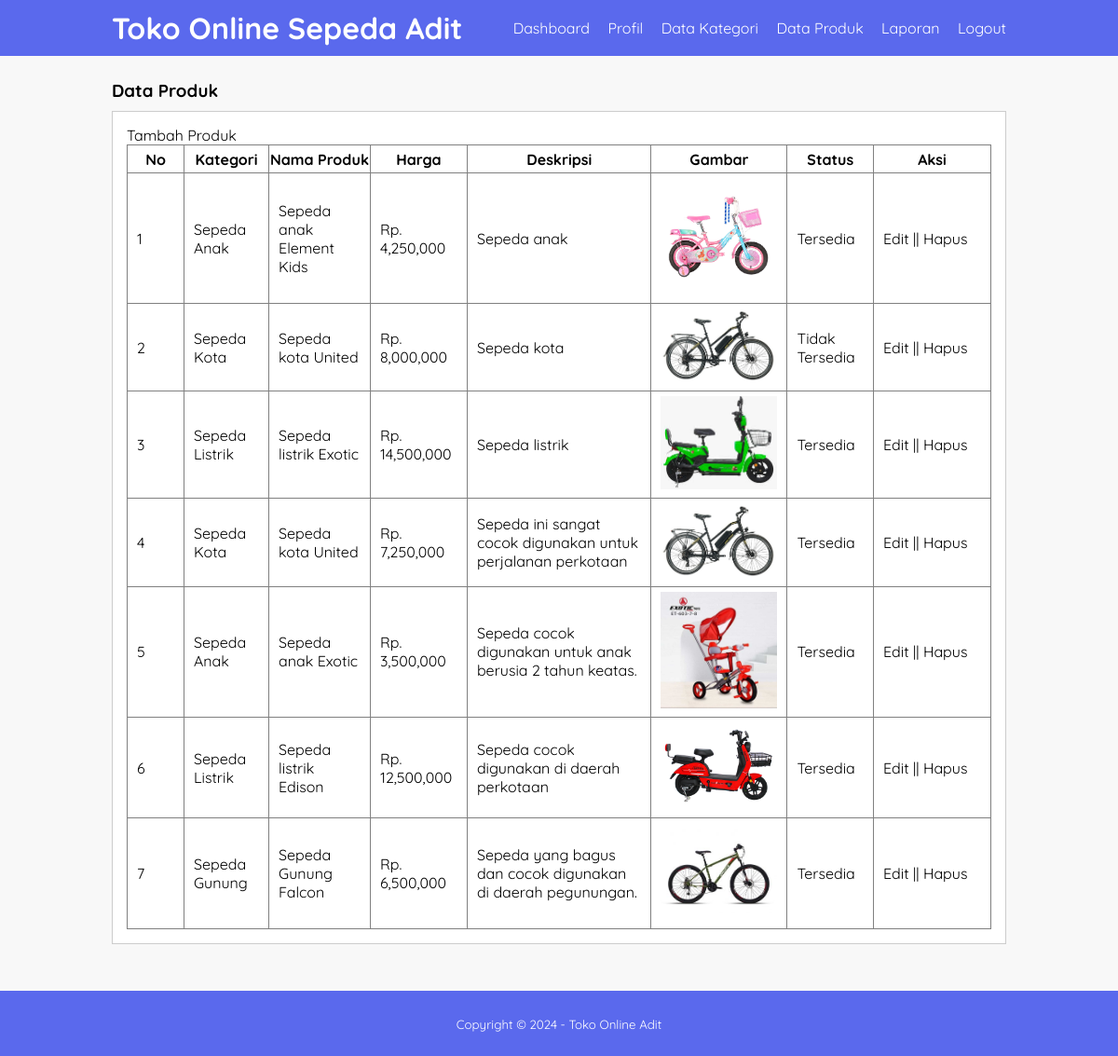
Page /data-produk.php (signed in) on the committed database.
### tables this page shows
CREATE TABLE `tb_product` (
  `product_id` int(11) NOT NULL,
  `category_id` int(11) NOT NULL,
  `product_name` varchar(100) NOT NULL,
  `product_price` int(11) NOT NULL,
  `product_description` text NOT NULL,
  `product_image` varchar(100) NOT NULL,
  `product_status` tinyint(1) NOT NULL,
  `date_created` timestamp NOT NULL DEFAULT current_timestamp()
);

CREATE TABLE `tb_category` (
  `category_id` int(11) NOT NULL,
  `category_name` varchar(25) NOT NULL
);

### data-produk.php (the view, shortened to what this page needs)
<?php
	include 'database.php';
?>
<!DOCTYPE html>
<html>
<head>
	<link rel="stylesheet" type="text/css" href="css/style.css">
</head>
<body>
	<header>
		<div class="container">
			<h1><a href="dashboard.php">Toko Online Sepeda Adit</a></h1>
			<ul>
				<li><a href="dashboard.php">Dashboard</a></li>
				<li><a href="profile.php">Profil</a></li>
				<li><a href="data-kategori.php">Data Kategori</a></li>
				<li><a href="data-produk.php">Data Produk</a></li>
				<li><a href="laporan.php">Laporan</a></li>
				<li><a href="logout.php">Logout</a></li>
			</ul>
		</div>
	</header>
	<div class="section">
		<div class="container">
			<h3>Data Produk</h3>
			<div class="box">
				<p><a href="tambah-produk.php">Tambah Produk</a></p>
				<table border="1" cellspacing="0" class="table">
					<thead>
						<tr>
							<th width="60px">No</th>
							<th>Kategori</th>
							<th>Nama Produk</th>
							<th>Harga</th>
							<th>Deskripsi</th>
							<th>Gambar</th>
							<th>Status</th>
							<th width="125px">Aksi</th>
						</tr>
					</thead>
					<tbody>
						<?php
							$no = 1;
							$produk = mysqli_query($conn, "SELECT * FROM tb_product LEFT JOIN tb_category USING (category_id) ORDER BY product_id DESC");
							if(mysqli_num_rows($produk) > 0){
							while($row = mysqli_fetch_array($produk)){
						?>
						<tr>
							<td><?php echo $no++ ?></td>
							<td><?php echo $row['category_name'] ?></td>
							<td><?php echo $row['product_name'] ?></td>
							<td>Rp. <?php echo number_format($row['product_price']) ?></td>
							<td><?php echo $row['product_description'] ?></td>
							<td><a href="produk/<?php echo $row['product_image'] ?>" target="_blank"> <img src="produk/<?php echo $row['product_image'] ?>" width="125px"></td>
							<td><?php echo ($row['product_status'] == 0)? 'Tidak Tersedia':'Tersedia'; ?></td>
							<td>
								<a href="edit-produk.php?id=<?php echo $row['product_id'] ?>">Edit</a> || <a href="proses-hapus1.php?idp=<?php echo $row['product_id'] ?>"  onclick="return confirm('Yakin ingin hapus')">Hapus</a>
							</td>
						</tr>
						<?php }}else{ ?>
							<tr>
								<td colspan="8">Tidak ada data</td>
							</tr>
						<?php } ?>
					</tbody>
				</table>
			</div>
		</div>
	</div>
	<footer>
		<div class="container">
			<small>Copyright &copy; 2024 - Toko Online Adit</small>
		</div>
	</footer>
</body>
</html>

### css/style.css (style rules this page uses)
* { padding: 0px; margin: 0px; font-family: 'Quicksand', sans-serif; }
body { background-color: #F8F8F8; }
a { color: inherit; text-decoration: none; }
header { background-color: #5A69ED; color: #FFF }
header h1 { float: left; padding: 10px 0; }
header ul { float: right; }
header ul li { display: inline-block; }
header ul li a { padding: 20px 0 20px 15px; display: inline-block; }
footer { padding: 25px 0; background-color: #5A69ED; color: #FFF; text-align: center; }
.container { width: 80%; margin: 0 auto; }
.container:after { content: ''; display: block; clear: both; }
.section { padding: 25px 0; }
.box { background-color: #FFF; border: 1px solid #CCC; padding: 15px; box-sizing: border-box; margin: 10px 0 25px 0; }
.box:after { content: ''; display: block; clear: both; }
.table { width: 100%; border-collapse: collapse; }
.table tr { height: 30px; }
.table tr td { padding: 5px 10px; }

### rows in the picture
tb_product: category.category_name "Sepeda Anak", product_name "Sepeda anak Element Kids", product_price "4,250,000", product_description "Sepeda anak", product_image (picture), product_status "Tersedia"
tb_product: category.category_name "Sepeda Kota", product_name "Sepeda kota United", product_price "8,000,000", product_description "Sepeda kota", product_image (picture), product_status "Tidak Tersedia"
tb_product: category.category_name "Sepeda Listrik", product_name "Sepeda listrik Exotic", product_price "14,500,000", product_description "Sepeda listrik", product_image (picture), product_status "Tersedia"
tb_product: category.category_name "Sepeda Kota", product_name "Sepeda kota United", product_price "7,250,000", product_description "Sepeda ini sangat cocok digunakan untuk perjalanan perkotaan", product_image (picture), product_status "Tersedia"
tb_product: category.category_name "Sepeda Anak", product_name "Sepeda anak Exotic", product_price "3,500,000", product_description "Sepeda cocok digunakan untuk anak berusia 2 tahun keatas.", product_image (picture), product_status "Tersedia"
tb_product: category.category_name "Sepeda Listrik", product_name "Sepeda listrik Edison", product_price "12,500,000", product_description "Sepeda cocok digunakan di daerah perkotaan", product_image (picture), product_status "Tersedia"
tb_product: category.category_name "Sepeda Gunung", product_name "Sepeda Gunung Falcon", product_price "6,500,000", product_description "Sepeda yang bagus dan cocok digunakan di daerah pegunungan.", product_image (picture), product_status "Tersedia"
